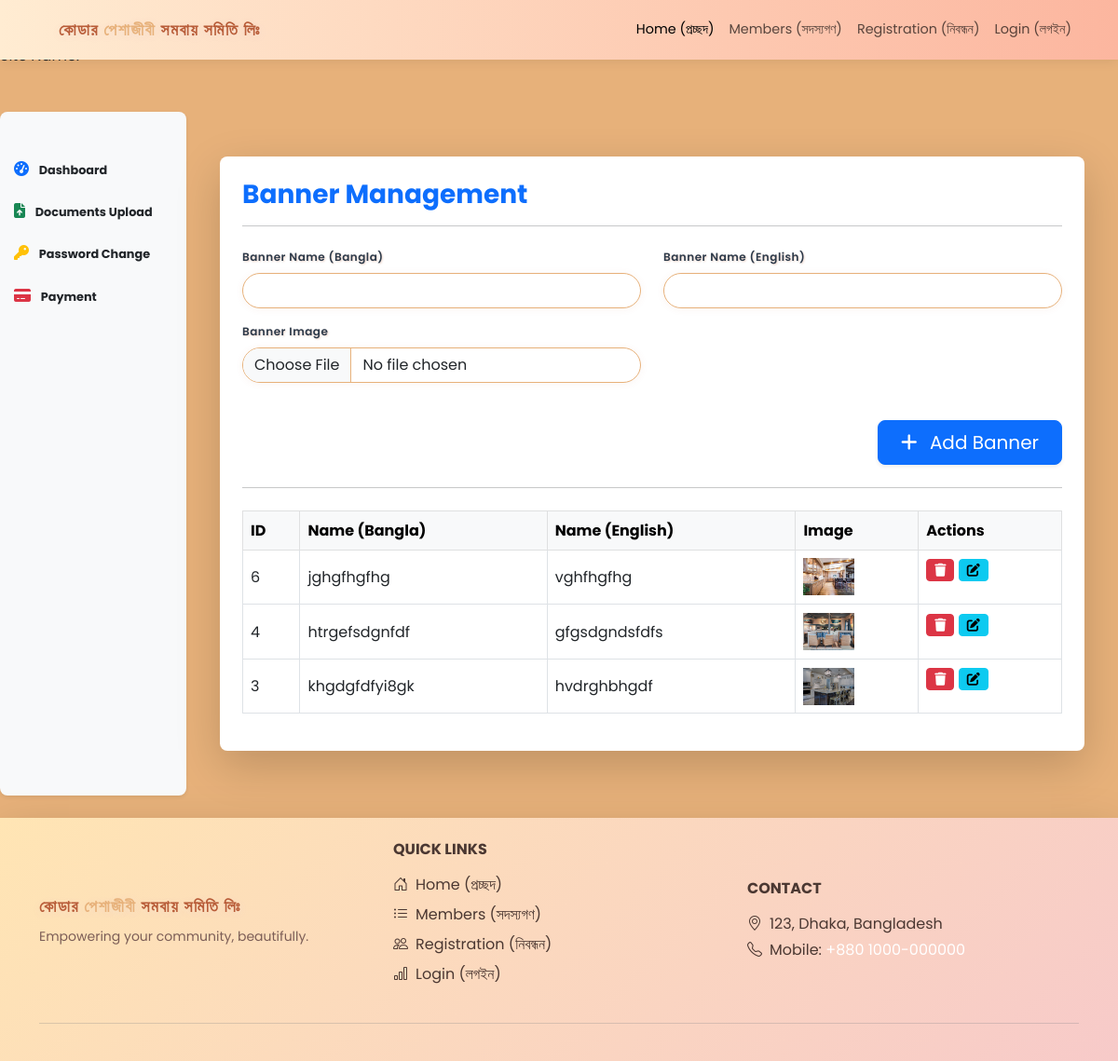
/admin/banner.php, run on the app's committed database.
### tables this page shows
CREATE TABLE `banner` (
  `id` int(11) NOT NULL,
  `banner_name_bn` varchar(255) NOT NULL,
  `banner_name_en` varchar(255) NOT NULL,
  `banner_image` varchar(255) NOT NULL,
  `created_at` timestamp NOT NULL DEFAULT current_timestamp()
);

### admin/banner.php (the view, shortened to what this page needs)
<?php
include_once '../includes/head.php';
include_once '../config/config.php';
$stmt = $pdo->query("SELECT * FROM banner ORDER BY id DESC");
$banners = $stmt->fetchAll();
?>
<!DOCTYPE html>
<html lang="en">
<?php include '../includes/head.php'; ?>
<body>
<?php include '../includes/header.php'; ?>
<div class="container-fluid py-5">
    <div class="row">
        <?php include '../includes/side_bar.php'; ?>
        <main class="col-12 col-md-10 col-lg-10 px-md-4">
            <div class="container py-5">
                <div class="card shadow-lg rounded-3 border-0">
                    <div class="card-body p-4">
                        <h3 class="mb-3 text-primary fw-bold">Banner Management</h3>
                        <hr class="mb-4" />
                        <form action="../process/banner_process.php" method="post" enctype="multipart/form-data">
                            <div class="row">
                                <div class="col-md-6 mb-3">
                                    <label for="banner_name_bn" class="form-label">Banner Name (Bangla)</label>
                                    <input type="text" class="form-control" id="banner_name_bn" name="banner_name_bn" required>
                                </div>
                                <div class="col-md-6 mb-3">
                                    <label for="banner_name_en" class="form-label">Banner Name (English)</label>
                                    <input type="text" class="form-control" id="banner_name_en" name="banner_name_en" required>
                                </div>
                                <div class="col-md-6 mb-3">
                                    <label for="banner_image" class="form-label">Banner Image</label>
                                    <input type="file" class="form-control" id="banner_image" name="banner_image" accept="image/*" required onchange="previewBannerImage(event)">
                                </div>
                                <div class="col-md-6 mb-3">
                                </div>
                                <div class="col-12 mt-4 text-end">
                                    <button type="submit" name="action" value="insert" class="btn btn-primary btn-lg px-4 shadow-sm">
                                        <i class="fa fa-plus me-2"></i> Add Banner
                                    </button>
                                </div>
                            </div>
                        </form>
                        <hr class="my-4" />
                        <div class="table-responsive">
                            <table class="table table-bordered align-middle">
                                <thead class="table-light">
                                    <tr>
                                        <th>ID</th>
                                        <th>Name (Bangla)</th>
                                        <th>Name (English)</th>
                                        <th>Image</th>
                                        <th>Actions</th>
                                    </tr>
                                </thead>
                                <tbody>
                                    <?php foreach ($banners as $banner): ?>
                                    <tr>
                                        <td><?= $banner['id']; ?></td>
                                        <td><?= htmlspecialchars($banner['banner_name_bn']); ?></td>
                                        <td><?= htmlspecialchars($banner['banner_name_en']); ?></td>
                                        <td>
                                            <img src="../banner/<?= htmlspecialchars($banner['banner_image']); ?>" style="height:40px;cursor:pointer;" onclick="showBannerModal('../banner/<?= htmlspecialchars($banner['banner_image']); ?>')">
                                        </td>
                                        <td>
                                            <form action="../process/banner_process.php" method="post" style="display:inline-block;">
                                                <button type="submit" name="action" value="delete" class="btn btn-danger btn-sm" onclick="return confirm('Delete this banner?');">
                                                    <i class="fa fa-trash"></i>
                                                </button>
                                            </form>
                                            <button type="button" class="btn btn-info btn-sm" onclick="editBanner(<?= $banner['id']; ?>, '<?= htmlspecialchars($banner['banner_name_bn'], ENT_QUOTES); ?>', '<?= htmlspecialchars($banner['banner_name_en'], ENT_QUOTES); ?>', '../banner/<?= htmlspecialchars($banner['banner_image']); ?>')">
                                                <i class="fa fa-edit"></i>
                                            </button>
                                        </td>
                                    </tr>
                                    <?php endforeach; ?>
                                </tbody>
                            </table>
                        </div>
                    </div>
                </div>
            </div>
        </main>
    </div>
</div>
<?php include '../includes/footer.php'; ?>
</body>
</html>

### assets/style.css (style rules this page uses)
body { background-color:#e7b17a; font-family: 'Poppins', Arial, sans-serif; background-size: cover; }
.card { box-shadow: 0 4px 24px rgba(0,0,0,0.08); border-radius: 16px; }
.form-label { font-weight: 600; color: #2d3a4a; letter-spacing: 0.5px; text-shadow: 1px 1px 2px #b85c3844; font-size: 12px !important; }
.form-control, .form-select { border-radius: 1.2rem; background: rgba(255,255,255,0.95); border: 1.5px solid #e7b17a; box-shadow: 0 1px 8px #b85c3811; transition: box-shadow 0.2s, border-color 0.2s, background 0.2s; }
.table thead { background: linear-gradient(90deg,#f8e1d4 0,#e7b17a 100%); }

### data on the page
banner: id "6", banner_name_bn "jghgfhgfhg", banner_name_en "vghfhgfhg", banner_image (picture)
banner: id "4", banner_name_bn "htrgefsdgnfdf", banner_name_en "gfgsdgndsfdfs", banner_image (picture)
banner: id "3", banner_name_bn "khgdgfdfyi8gk", banner_name_en "hvdrghbhgdf", banner_image (picture)
